Frame 1 (no input): blank canvas, image omitted
Frame 60 (no input): blank canvas, image omitted
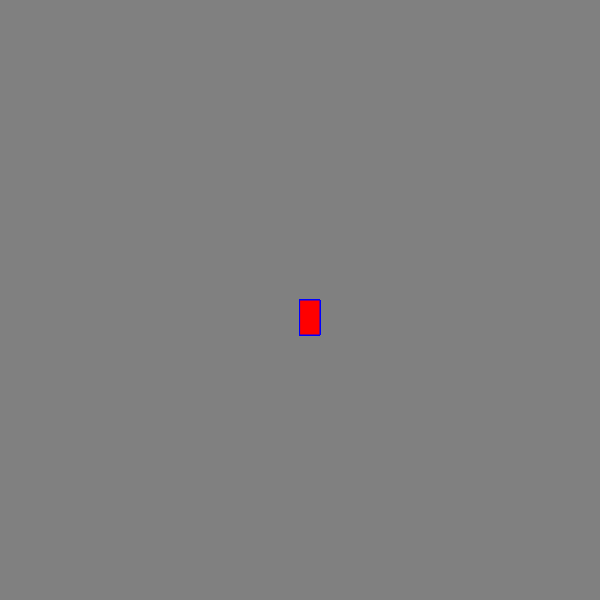
Frame 120 (the mouse pressed at the canvas centre since frame 60)

The p5.js sketch whose frames 1 and 60 were blank and that drew this single picture after the mouse press (run headless with seeded random() and noise() and a simulated clock; from frame 60 on, the mouse is pressed at the canvas centre):

// p5.js sketch
// ── sketch.js
function setup() { //é uma função de preparo (setup)
  createCanvas(600, 600); //Canvas é como se fosse uma tela/quadro de pintura
  background("gray"); // posso colocar valores ou escrever a cor em inglês c/""
}

function draw() { // aqui é a fase de desenhar (draw)
  
  
  stroke("blue"); //borda do retangulo
  fill("red"); //preenchimento
  
  if(mouseIsPressed){
    rect(mouseX, mouseY, 20, 35);// posição, posição, l, a
  }
  
  
  
}
